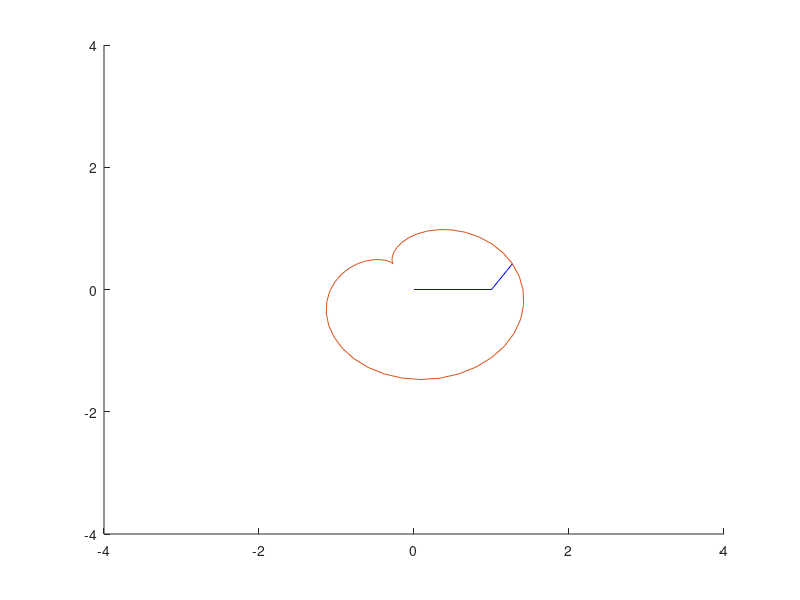

Recreate this plot in MATLAB.
T = 4;
N = 100;
W = 2*pi /T;
dt = T/N;
figure(1)
hold on;
axis([-4 4 -4 4])
x = zeros(3, 1);
y = zeros(3, 1);
frame = plot (x, y);
point3 = zeros(2, 51);

m = 50;
dr = 2*pi / m;

for i = 1:m+1
    point3(:, i)=[cos(dr * i)+0.5*cos(2*dr*i  + 1) sin(dr*i)+0.5*sin(dr*i*2 + 1)];
end

x2 = point3(1, :);
y2 = point3(2, :);
trace = plot (x2, y2);

for i = 1: 2000
    delete(frame);
    theta = W * dt * i;
    point1 = [cos(theta) sin(theta)];
    point2 = [cos(theta)+0.5*cos(2*theta + 1) sin(theta)+0.5*sin(2*theta + 1)];
    x(2) = point1(1);
    y(2) = point1(2);
    x(3) = point2(1);
    y(3) = point2(2);
    frame = plot (x, y, 'b-');
    pause(dt);
end